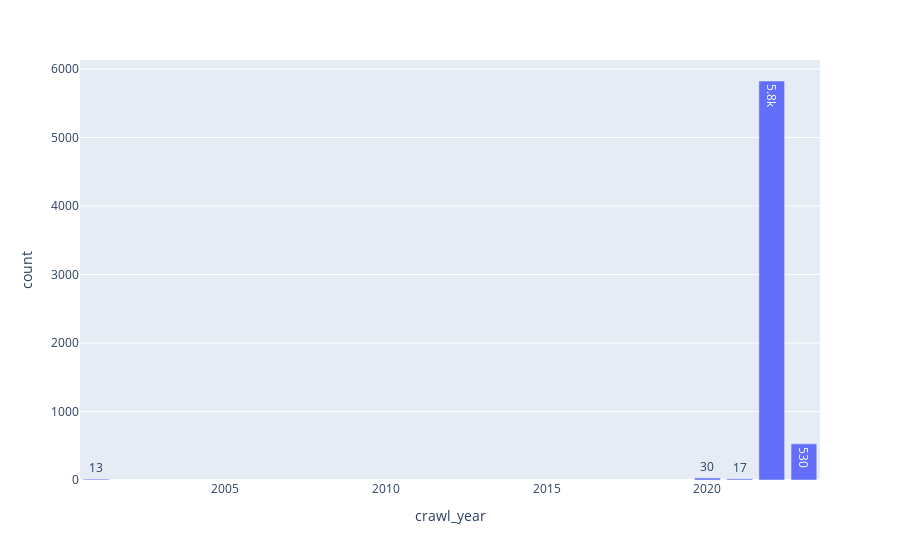

The code cell stored with this chart in its notebook:
### Markdown cell above
Then, we want to visualise their distribution over time, using **plotly** to make a bar chart.

### Code cell
fig = px.bar(crawl_year_sorted, y='count', x='crawl_year', text_auto='.2s')
fig.show()

### Figure 1 — Plotly figure (JSON) as saved in the notebook; plotly's stock layout.template omitted (floating-point values rounded to 4 significant figures)
{"data": [{"alignmentgroup": "True", "hovertemplate": "crawl_year=%{x}<br>count=%{y}<extra></extra>", "legendgroup": "", "marker": {"color": "#636efa", "pattern": {"shape": ""}}, "name": "", "offsetgroup": "", "orientation": "v", "showlegend": false, "textposition": "auto", "texttemplate": "%{y:.2s}", "type": "bar", "x": [2001, 2020, 2021, 2022, 2023], "xaxis": "x", "y": [13, 30, 17, 5825, 528], "yaxis": "y"}], "layout": {"barmode": "relative", "legend": {"tracegroupgap": 0}, "margin": {"t": 60}, "xaxis": {"anchor": "y", "domain": [0, 1], "title": {"text": "crawl_year"}}, "yaxis": {"anchor": "x", "domain": [0, 1], "title": {"text": "count"}}}}
